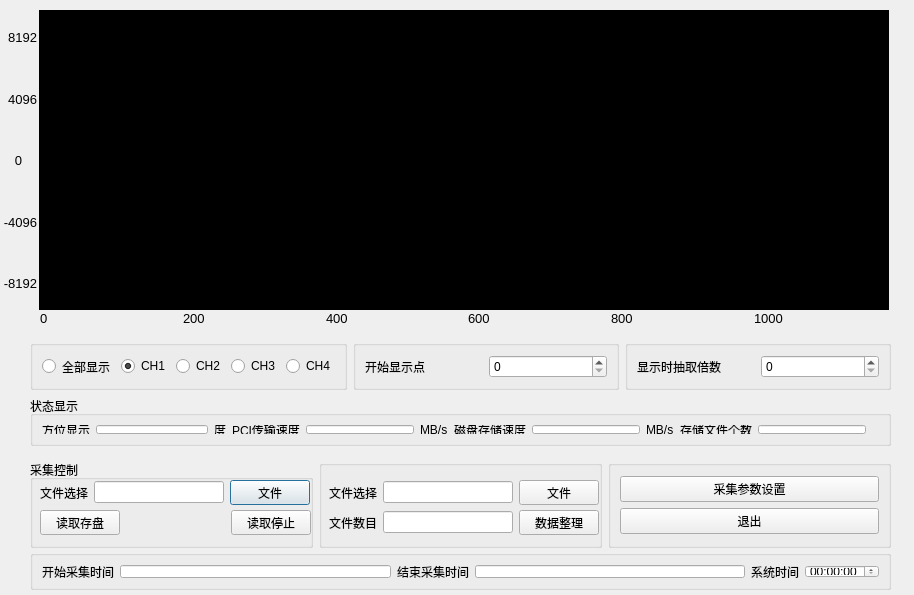
<?xml version="1.0" encoding="UTF-8"?>
<ui version="4.0">
 <class>AshowDialog</class>
 <widget class="QDialog" name="AshowDialog">
  <property name="geometry">
   <rect>
    <x>0</x>
    <y>0</y>
    <width>914</width>
    <height>595</height>
   </rect>
  </property>
  <property name="minimumSize">
   <size>
    <width>914</width>
    <height>595</height>
   </size>
  </property>
  <property name="maximumSize">
   <size>
    <width>914</width>
    <height>595</height>
   </size>
  </property>
  <property name="windowTitle">
   <string>A显</string>
  </property>
  <widget class="A_show" name="widget" native="true">
   <property name="geometry">
    <rect>
     <x>39</x>
     <y>10</y>
     <width>850</width>
     <height>300</height>
    </rect>
   </property>
   <property name="autoFillBackground">
    <bool>false</bool>
   </property>
   <property name="styleSheet">
    <string notr="true">background:rgb</string>
   </property>
  </widget>
  <widget class="QGroupBox" name="groupBox_8">
   <property name="geometry">
    <rect>
     <x>30</x>
     <y>550</y>
     <width>861</width>
     <height>40</height>
    </rect>
   </property>
   <property name="title">
    <string/>
   </property>
   <layout class="QHBoxLayout" name="horizontalLayout_16">
    <item>
     <widget class="QLabel" name="label_16">
      <property name="text">
       <string>开始采集时间</string>
      </property>
     </widget>
    </item>
    <item>
     <widget class="QLineEdit" name="lineEdit_9"/>
    </item>
    <item>
     <widget class="QLabel" name="label_17">
      <property name="text">
       <string>结束采集时间</string>
      </property>
     </widget>
    </item>
    <item>
     <widget class="QLineEdit" name="lineEdit_10"/>
    </item>
    <item>
     <widget class="QLabel" name="label_18">
      <property name="text">
       <string>系统时间</string>
      </property>
     </widget>
    </item>
    <item>
     <widget class="QTimeEdit" name="timeEdit"/>
    </item>
   </layout>
  </widget>
  <widget class="QWidget" name="layoutWidget">
   <property name="geometry">
    <rect>
     <x>30</x>
     <y>460</y>
     <width>861</width>
     <height>88</height>
    </rect>
   </property>
   <layout class="QHBoxLayout" name="horizontalLayout_13">
    <item>
     <widget class="QGroupBox" name="groupBox_5">
      <property name="title">
       <string>采集控制</string>
      </property>
      <widget class="QWidget" name="layoutWidget">
       <property name="geometry">
        <rect>
         <x>10</x>
         <y>20</y>
         <width>270</width>
         <height>25</height>
        </rect>
       </property>
       <layout class="QHBoxLayout" name="horizontalLayout_10">
        <item>
         <widget class="QLabel" name="label_11">
          <property name="text">
           <string>文件选择</string>
          </property>
         </widget>
        </item>
        <item>
         <widget class="QLineEdit" name="lineEdit_5"/>
        </item>
        <item>
         <widget class="QPushButton" name="pushButton">
          <property name="text">
           <string>文件</string>
          </property>
         </widget>
        </item>
       </layout>
      </widget>
      <widget class="QWidget" name="layoutWidget">
       <property name="geometry">
        <rect>
         <x>10</x>
         <y>50</y>
         <width>271</width>
         <height>25</height>
        </rect>
       </property>
       <layout class="QHBoxLayout" name="horizontalLayout_12">
        <item>
         <widget class="QPushButton" name="pushButton_2">
          <property name="text">
           <string>读取存盘</string>
          </property>
         </widget>
        </item>
        <item>
         <spacer name="horizontalSpacer">
          <property name="orientation">
           <enum>Qt::Horizontal</enum>
          </property>
          <property name="sizeHint" stdset="0">
           <size>
            <width>40</width>
            <height>20</height>
           </size>
          </property>
         </spacer>
        </item>
        <item>
         <widget class="QPushButton" name="pushButton_3">
          <property name="text">
           <string>读取停止</string>
          </property>
         </widget>
        </item>
       </layout>
      </widget>
     </widget>
    </item>
    <item>
     <widget class="QGroupBox" name="groupBox_6">
      <property name="title">
       <string/>
      </property>
      <widget class="QWidget" name="layoutWidget_3">
       <property name="geometry">
        <rect>
         <x>10</x>
         <y>20</y>
         <width>270</width>
         <height>25</height>
        </rect>
       </property>
       <layout class="QHBoxLayout" name="horizontalLayout_14">
        <item>
         <widget class="QLabel" name="label_14">
          <property name="text">
           <string>文件选择</string>
          </property>
         </widget>
        </item>
        <item>
         <widget class="QLineEdit" name="lineEdit_7"/>
        </item>
        <item>
         <widget class="QPushButton" name="pushButton_6">
          <property name="text">
           <string>文件</string>
          </property>
         </widget>
        </item>
       </layout>
      </widget>
      <widget class="QWidget" name="layoutWidget">
       <property name="geometry">
        <rect>
         <x>10</x>
         <y>50</y>
         <width>270</width>
         <height>25</height>
        </rect>
       </property>
       <layout class="QHBoxLayout" name="horizontalLayout_15">
        <item>
         <widget class="QLabel" name="label_15">
          <property name="text">
           <string>文件数目</string>
          </property>
         </widget>
        </item>
        <item>
         <widget class="QLineEdit" name="lineEdit_8"/>
        </item>
        <item>
         <widget class="QPushButton" name="pushButton_7">
          <property name="text">
           <string>数据整理</string>
          </property>
         </widget>
        </item>
       </layout>
      </widget>
     </widget>
    </item>
    <item>
     <widget class="QGroupBox" name="groupBox_7">
      <property name="title">
       <string/>
      </property>
      <layout class="QVBoxLayout" name="verticalLayout_6">
       <item>
        <layout class="QVBoxLayout" name="verticalLayout_5">
         <item>
          <widget class="QPushButton" name="pushButton_4">
           <property name="text">
            <string>采集参数设置</string>
           </property>
          </widget>
         </item>
         <item>
          <widget class="QPushButton" name="pushButton_5">
           <property name="text">
            <string>退出</string>
           </property>
          </widget>
         </item>
        </layout>
       </item>
      </layout>
     </widget>
    </item>
   </layout>
  </widget>
  <widget class="QWidget" name="layoutWidget">
   <property name="geometry">
    <rect>
     <x>30</x>
     <y>340</y>
     <width>861</width>
     <height>106</height>
    </rect>
   </property>
   <layout class="QVBoxLayout" name="verticalLayout_4">
    <item>
     <layout class="QHBoxLayout" name="horizontalLayout_4">
      <item>
       <widget class="QGroupBox" name="groupBox">
        <property name="title">
         <string/>
        </property>
        <layout class="QVBoxLayout" name="verticalLayout">
         <item>
          <layout class="QHBoxLayout" name="horizontalLayout">
           <item>
            <widget class="QRadioButton" name="radioButton">
             <property name="text">
              <string>全部显示</string>
             </property>
            </widget>
           </item>
           <item>
            <widget class="QRadioButton" name="radioButton_2">
             <property name="text">
              <string>CH1</string>
             </property>
             <property name="checked">
              <bool>true</bool>
             </property>
            </widget>
           </item>
           <item>
            <widget class="QRadioButton" name="radioButton_3">
             <property name="text">
              <string>CH2</string>
             </property>
            </widget>
           </item>
           <item>
            <widget class="QRadioButton" name="radioButton_4">
             <property name="text">
              <string>CH3</string>
             </property>
            </widget>
           </item>
           <item>
            <widget class="QRadioButton" name="radioButton_5">
             <property name="text">
              <string>CH4</string>
             </property>
            </widget>
           </item>
          </layout>
         </item>
        </layout>
       </widget>
      </item>
      <item>
       <widget class="QGroupBox" name="groupBox_2">
        <property name="title">
         <string/>
        </property>
        <layout class="QVBoxLayout" name="verticalLayout_2">
         <item>
          <layout class="QHBoxLayout" name="horizontalLayout_2">
           <item>
            <widget class="QLabel" name="label">
             <property name="text">
              <string>开始显示点</string>
             </property>
            </widget>
           </item>
           <item>
            <widget class="QSpinBox" name="spinBox"/>
           </item>
          </layout>
         </item>
        </layout>
       </widget>
      </item>
      <item>
       <widget class="QGroupBox" name="groupBox_3">
        <property name="title">
         <string/>
        </property>
        <layout class="QVBoxLayout" name="verticalLayout_3">
         <item>
          <layout class="QHBoxLayout" name="horizontalLayout_3">
           <item>
            <widget class="QLabel" name="label_2">
             <property name="text">
              <string>显示时抽取倍数</string>
             </property>
            </widget>
           </item>
           <item>
            <widget class="QSpinBox" name="spinBox_2"/>
           </item>
          </layout>
         </item>
        </layout>
       </widget>
      </item>
     </layout>
    </item>
    <item>
     <widget class="QGroupBox" name="groupBox_4">
      <property name="title">
       <string>状态显示</string>
      </property>
      <layout class="QHBoxLayout" name="horizontalLayout_9">
       <item>
        <layout class="QHBoxLayout" name="horizontalLayout_5">
         <item>
          <widget class="QLabel" name="label_3">
           <property name="text">
            <string>方位显示</string>
           </property>
          </widget>
         </item>
         <item>
          <widget class="QLineEdit" name="lineEdit"/>
         </item>
         <item>
          <widget class="QLabel" name="label_4">
           <property name="text">
            <string>度</string>
           </property>
          </widget>
         </item>
        </layout>
       </item>
       <item>
        <layout class="QHBoxLayout" name="horizontalLayout_6">
         <item>
          <widget class="QLabel" name="label_5">
           <property name="text">
            <string>PCI传输速度</string>
           </property>
          </widget>
         </item>
         <item>
          <widget class="QLineEdit" name="lineEdit_2"/>
         </item>
         <item>
          <widget class="QLabel" name="label_6">
           <property name="text">
            <string>MB/s</string>
           </property>
          </widget>
         </item>
        </layout>
       </item>
       <item>
        <layout class="QHBoxLayout" name="horizontalLayout_7">
         <item>
          <widget class="QLabel" name="label_7">
           <property name="text">
            <string>磁盘存储速度</string>
           </property>
          </widget>
         </item>
         <item>
          <widget class="QLineEdit" name="lineEdit_3"/>
         </item>
         <item>
          <widget class="QLabel" name="label_8">
           <property name="text">
            <string>MB/s</string>
           </property>
          </widget>
         </item>
        </layout>
       </item>
       <item>
        <layout class="QHBoxLayout" name="horizontalLayout_8">
         <item>
          <widget class="QLabel" name="label_9">
           <property name="text">
            <string>存储文件个数</string>
           </property>
          </widget>
         </item>
         <item>
          <widget class="QLineEdit" name="lineEdit_4"/>
         </item>
         <item>
          <widget class="QLabel" name="label_10">
           <property name="text">
            <string/>
           </property>
          </widget>
         </item>
        </layout>
       </item>
      </layout>
     </widget>
    </item>
   </layout>
  </widget>
  <widget class="QWidget" name="layoutWidget">
   <property name="geometry">
    <rect>
     <x>40</x>
     <y>310</y>
     <width>851</width>
     <height>16</height>
    </rect>
   </property>
   <layout class="QHBoxLayout" name="horizontalLayout_11">
    <item>
     <widget class="QLabel" name="label_12">
      <property name="font">
       <font>
        <pointsize>10</pointsize>
       </font>
      </property>
      <property name="text">
       <string>0</string>
      </property>
      <property name="scaledContents">
       <bool>false</bool>
      </property>
     </widget>
    </item>
    <item>
     <widget class="QLabel" name="label_13">
      <property name="font">
       <font>
        <pointsize>10</pointsize>
       </font>
      </property>
      <property name="text">
       <string>200</string>
      </property>
      <property name="scaledContents">
       <bool>false</bool>
      </property>
     </widget>
    </item>
    <item>
     <widget class="QLabel" name="label_19">
      <property name="font">
       <font>
        <pointsize>10</pointsize>
       </font>
      </property>
      <property name="text">
       <string>400</string>
      </property>
      <property name="scaledContents">
       <bool>false</bool>
      </property>
     </widget>
    </item>
    <item>
     <widget class="QLabel" name="label_23">
      <property name="font">
       <font>
        <pointsize>10</pointsize>
       </font>
      </property>
      <property name="text">
       <string>600</string>
      </property>
      <property name="scaledContents">
       <bool>false</bool>
      </property>
     </widget>
    </item>
    <item>
     <widget class="QLabel" name="label_24">
      <property name="font">
       <font>
        <pointsize>10</pointsize>
       </font>
      </property>
      <property name="text">
       <string>800</string>
      </property>
      <property name="scaledContents">
       <bool>false</bool>
      </property>
     </widget>
    </item>
    <item>
     <widget class="QLabel" name="label_25">
      <property name="font">
       <font>
        <pointsize>10</pointsize>
       </font>
      </property>
      <property name="text">
       <string>1000</string>
      </property>
      <property name="scaledContents">
       <bool>false</bool>
      </property>
     </widget>
    </item>
   </layout>
  </widget>
  <widget class="QWidget" name="layoutWidget">
   <property name="geometry">
    <rect>
     <x>0</x>
     <y>10</y>
     <width>37</width>
     <height>301</height>
    </rect>
   </property>
   <layout class="QVBoxLayout" name="verticalLayout_7">
    <item>
     <widget class="QLabel" name="label_22">
      <property name="font">
       <font>
        <pointsize>10</pointsize>
       </font>
      </property>
      <property name="text">
       <string>8192</string>
      </property>
      <property name="scaledContents">
       <bool>false</bool>
      </property>
      <property name="alignment">
       <set>Qt::AlignRight|Qt::AlignTrailing|Qt::AlignVCenter</set>
      </property>
     </widget>
    </item>
    <item>
     <widget class="QLabel" name="label_26">
      <property name="font">
       <font>
        <pointsize>10</pointsize>
       </font>
      </property>
      <property name="text">
       <string>4096</string>
      </property>
      <property name="scaledContents">
       <bool>false</bool>
      </property>
      <property name="alignment">
       <set>Qt::AlignRight|Qt::AlignTrailing|Qt::AlignVCenter</set>
      </property>
     </widget>
    </item>
    <item>
     <widget class="QLabel" name="label_21">
      <property name="font">
       <font>
        <pointsize>10</pointsize>
       </font>
      </property>
      <property name="text">
       <string>0</string>
      </property>
      <property name="scaledContents">
       <bool>false</bool>
      </property>
      <property name="alignment">
       <set>Qt::AlignCenter</set>
      </property>
     </widget>
    </item>
    <item>
     <widget class="QLabel" name="label_27">
      <property name="font">
       <font>
        <pointsize>10</pointsize>
       </font>
      </property>
      <property name="text">
       <string>-4096</string>
      </property>
      <property name="scaledContents">
       <bool>false</bool>
      </property>
      <property name="alignment">
       <set>Qt::AlignRight|Qt::AlignTrailing|Qt::AlignVCenter</set>
      </property>
     </widget>
    </item>
    <item>
     <widget class="QLabel" name="label_20">
      <property name="font">
       <font>
        <pointsize>10</pointsize>
       </font>
      </property>
      <property name="text">
       <string>-8192</string>
      </property>
      <property name="scaledContents">
       <bool>false</bool>
      </property>
      <property name="alignment">
       <set>Qt::AlignRight|Qt::AlignTrailing|Qt::AlignVCenter</set>
      </property>
     </widget>
    </item>
   </layout>
  </widget>
 </widget>
 <customwidgets>
  <customwidget>
   <class>A_show</class>
   <extends>QWidget</extends>
   <header location="global">a_show.h</header>
   <container>1</container>
  </customwidget>
 </customwidgets>
 <resources/>
 <connections/>
</ui>
